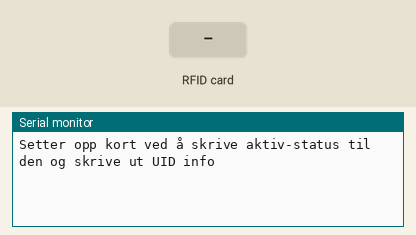
This sketch was run on a simulated Arduino Uno, built with avr-gcc and run on an emulated ATmega328P. On the bench: the last lines printed to the serial monitor. Inputs (shaded band) come from the test bench.

Above: at 1.2 s.
1.3 s: RFID card 5E 7A 19 C4 held to the reader
At 1.38 s:
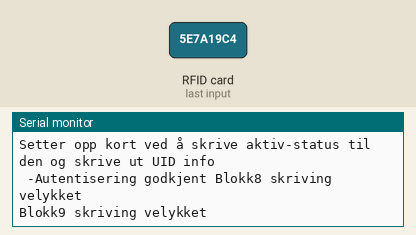
At 1.8 s:
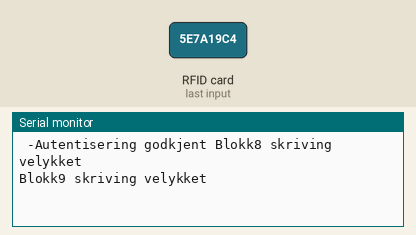

Measured:
- after the input at 1.3 s, the serial monitor: prints a new line at once (image 1)

The sketch:

setUP.ino
```cpp
#include <SPI.h>            //"Importerer" SPI og MFRC522 bibloteker
#include <MFRC522.h>

#define RST_PIN 9
#define SDA_PIN 10

MFRC522 rfid(SDA_PIN, RST_PIN);   // Lager en instans av MFRC522 (som er RFID scanneren)

//variablene tilstand0 og tilstand1 skal brukes for å skrive over informasjon i blokken til chippen som blir scannet
byte tilstand0[] =   {0x30};
byte tilstand1[] =   {0x31};

void setup() {
  Serial.begin(9600);        // Begynner kommunikasjon med serial
  SPI.begin();               // Begynner SPI bus
  rfid.PCD_Init();        // Begynner MFRC522 kort
  Serial.println(F("Setter opp kort ved å skrive aktiv-status til den og skrive ut UID info"));
}

void loop() {


  //Sjekker om det finnes noe som kan scannes (hvis ja prøver den å lese det) ellers avsluttes loopen
  if ( ! rfid.PICC_IsNewCardPresent() || ! rfid.PICC_ReadCardSerial()) {
    return;
  }

//Skal bruke StatusCode for å sjekke om lesing/skriving til rfid chippen er godkjent
  MFRC522::StatusCode status;

//Sjekker om PICC typen til den leste chippen er MIFARE_1K, da er det enten brikken eller kortet som har blitt scannet
//For chipper med MIFARE_1K må man autentisere før man prøver å lese informasjon eller skrive informasjon
  if (rfid.PICC_GetType(rfid.uid.sak) == MFRC522::PICC_TYPE_MIFARE_1K) {

       MFRC522::MIFARE_Key key;
       for (byte i = 0; i < 6; i++) key.keyByte[i] = 0xFF;

      //Autentiserer at nøkkelen funker for blokk 8
      status = rfid.PCD_Authenticate(MFRC522::PICC_CMD_MF_AUTH_KEY_A, 8, &key, &(rfid.uid));
      if (status != MFRC522::STATUS_OK) {
           Serial.print(" -Autentisering godkjent ");
           Serial.println(rfid.GetStatusCodeName(status));
           rfid.PICC_HaltA(); // Halt PICC
           rfid.PCD_StopCrypto1();  // Stop encryption on PCD
           return;
      }
      else Serial.print((" -Autentisering godkjent "));
  } else Serial.print("Ingen autentisering trengs");


  //Skriver over verdien '0' til blokk 8
  if (rfid.PICC_GetType(rfid.uid.sak) == MFRC522::PICC_TYPE_MIFARE_1K) status = rfid.MIFARE_Write(8, tilstand0, 16); //For brikke/kort
  else status = rfid.MIFARE_Ultralight_Write(8, tilstand0, 4); //For Ultralight chip

      if (status != MFRC522::STATUS_OK) {
          Serial.println("Blokk8 skriving feilet");
          rfid.PICC_HaltA(); // Halt PICC
          rfid.PCD_StopCrypto1();  // Stop encryption on PCD
          return;
      } else Serial.println("Blokk8 skriving velykket");


   //Skriver over verdien '0' til blokk 9
  if (rfid.PICC_GetType(rfid.uid.sak) == MFRC522::PICC_TYPE_MIFARE_1K) status = rfid.MIFARE_Write(9, tilstand0, 16); //For brikke/kort
  else status = rfid.MIFARE_Ultralight_Write(9, tilstand0, 4); //For Ultralight chip

      if (status != MFRC522::STATUS_OK) {
          Serial.println("Blokk9 skriving feilet");
          rfid.PICC_HaltA(); // Halt PICC
          rfid.PCD_StopCrypto1();  // Stop encryption on PCD
          return;
      } else Serial.println("Blokk9 skriving velykket");


  Serial.println(" ");
  rfid.PICC_HaltA(); // Halt PICC
  rfid.PCD_StopCrypto1();  // Stop encryption on PCD

}
```
